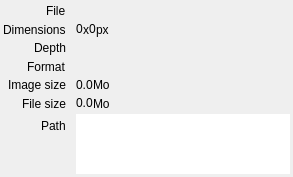
<?xml version="1.0" encoding="UTF-8"?>
<ui version="4.0">
 <class>VideoPage</class>
 <widget class="QWidget" name="VideoPage">
  <property name="geometry">
   <rect>
    <x>0</x>
    <y>0</y>
    <width>293</width>
    <height>177</height>
   </rect>
  </property>
  <property name="maximumSize">
   <size>
    <width>16777215</width>
    <height>16777215</height>
   </size>
  </property>
  <property name="windowTitle">
   <string>Form</string>
  </property>
  <property name="layoutDirection">
   <enum>Qt::LeftToRight</enum>
  </property>
  <layout class="QFormLayout" name="formLayout">
   <property name="fieldGrowthPolicy">
    <enum>QFormLayout::AllNonFixedFieldsGrow</enum>
   </property>
   <property name="labelAlignment">
    <set>Qt::AlignRight|Qt::AlignTrailing|Qt::AlignVCenter</set>
   </property>
   <property name="horizontalSpacing">
    <number>10</number>
   </property>
   <property name="verticalSpacing">
    <number>3</number>
   </property>
   <property name="margin">
    <number>3</number>
   </property>
   <item row="0" column="0">
    <widget class="QLabel" name="fileDescriptionlabel">
     <property name="layoutDirection">
      <enum>Qt::LeftToRight</enum>
     </property>
     <property name="text">
      <string>File</string>
     </property>
     <property name="textInteractionFlags">
      <set>Qt::NoTextInteraction</set>
     </property>
    </widget>
   </item>
   <item row="0" column="1">
    <widget class="QLabel" name="fileLabel">
     <property name="text">
      <string/>
     </property>
     <property name="textInteractionFlags">
      <set>Qt::TextSelectableByKeyboard|Qt::TextSelectableByMouse</set>
     </property>
    </widget>
   </item>
   <item row="1" column="0">
    <widget class="QLabel" name="dimensionDescriptionLabel">
     <property name="layoutDirection">
      <enum>Qt::LeftToRight</enum>
     </property>
     <property name="text">
      <string>Dimensions</string>
     </property>
     <property name="textInteractionFlags">
      <set>Qt::NoTextInteraction</set>
     </property>
    </widget>
   </item>
   <item row="1" column="1">
    <layout class="QHBoxLayout" name="dimensionLayout">
     <item>
      <widget class="QLabel" name="widthLabel">
       <property name="text">
        <string>0</string>
       </property>
       <property name="textInteractionFlags">
        <set>Qt::LinksAccessibleByMouse|Qt::TextSelectableByKeyboard|Qt::TextSelectableByMouse</set>
       </property>
      </widget>
     </item>
     <item>
      <widget class="QLabel" name="xDescriptionLabel">
       <property name="text">
        <string>x</string>
       </property>
      </widget>
     </item>
     <item>
      <widget class="QLabel" name="heightLabel">
       <property name="text">
        <string>0</string>
       </property>
       <property name="textInteractionFlags">
        <set>Qt::LinksAccessibleByMouse|Qt::TextSelectableByKeyboard|Qt::TextSelectableByMouse</set>
       </property>
      </widget>
     </item>
     <item>
      <widget class="QLabel" name="pxDescriptionLabel">
       <property name="text">
        <string>px</string>
       </property>
      </widget>
     </item>
     <item>
      <spacer name="dimensionSpacer">
       <property name="orientation">
        <enum>Qt::Horizontal</enum>
       </property>
       <property name="sizeHint" stdset="0">
        <size>
         <width>40</width>
         <height>5</height>
        </size>
       </property>
      </spacer>
     </item>
    </layout>
   </item>
   <item row="2" column="0">
    <widget class="QLabel" name="depthDescriptionLabel">
     <property name="layoutDirection">
      <enum>Qt::LeftToRight</enum>
     </property>
     <property name="text">
      <string>Depth</string>
     </property>
     <property name="textInteractionFlags">
      <set>Qt::NoTextInteraction</set>
     </property>
    </widget>
   </item>
   <item row="2" column="1">
    <widget class="QLabel" name="depthLabel">
     <property name="text">
      <string/>
     </property>
     <property name="textInteractionFlags">
      <set>Qt::LinksAccessibleByMouse|Qt::TextSelectableByKeyboard|Qt::TextSelectableByMouse</set>
     </property>
    </widget>
   </item>
   <item row="3" column="0">
    <widget class="QLabel" name="formatDescriptionLabel">
     <property name="layoutDirection">
      <enum>Qt::LeftToRight</enum>
     </property>
     <property name="text">
      <string>Format</string>
     </property>
     <property name="textInteractionFlags">
      <set>Qt::NoTextInteraction</set>
     </property>
    </widget>
   </item>
   <item row="3" column="1">
    <widget class="QLabel" name="formatLabel">
     <property name="text">
      <string/>
     </property>
     <property name="textInteractionFlags">
      <set>Qt::LinksAccessibleByMouse|Qt::TextSelectableByKeyboard|Qt::TextSelectableByMouse</set>
     </property>
    </widget>
   </item>
   <item row="4" column="0">
    <widget class="QLabel" name="imageSizeDescriptionLabel">
     <property name="layoutDirection">
      <enum>Qt::LeftToRight</enum>
     </property>
     <property name="text">
      <string>Image size</string>
     </property>
     <property name="textInteractionFlags">
      <set>Qt::NoTextInteraction</set>
     </property>
    </widget>
   </item>
   <item row="4" column="1">
    <layout class="QHBoxLayout" name="imageSizeLayout">
     <item>
      <widget class="QLabel" name="imageSizeLabel">
       <property name="text">
        <string>0.0</string>
       </property>
       <property name="textInteractionFlags">
        <set>Qt::LinksAccessibleByMouse|Qt::TextSelectableByKeyboard|Qt::TextSelectableByMouse</set>
       </property>
      </widget>
     </item>
     <item>
      <widget class="QLabel" name="moDescriptionLabel">
       <property name="text">
        <string>Mo</string>
       </property>
      </widget>
     </item>
     <item>
      <spacer name="imageSizeSpacer">
       <property name="orientation">
        <enum>Qt::Horizontal</enum>
       </property>
       <property name="sizeHint" stdset="0">
        <size>
         <width>40</width>
         <height>5</height>
        </size>
       </property>
      </spacer>
     </item>
    </layout>
   </item>
   <item row="5" column="0">
    <widget class="QLabel" name="fileSizeDescriptionLabel">
     <property name="layoutDirection">
      <enum>Qt::LeftToRight</enum>
     </property>
     <property name="text">
      <string>File size</string>
     </property>
     <property name="textInteractionFlags">
      <set>Qt::NoTextInteraction</set>
     </property>
    </widget>
   </item>
   <item row="5" column="1">
    <layout class="QHBoxLayout" name="fileSizeLayout">
     <item>
      <widget class="QLabel" name="fileSizeLabel">
       <property name="text">
        <string>0.0</string>
       </property>
       <property name="textInteractionFlags">
        <set>Qt::LinksAccessibleByMouse|Qt::TextSelectableByKeyboard|Qt::TextSelectableByMouse</set>
       </property>
      </widget>
     </item>
     <item>
      <widget class="QLabel" name="mo2DescriptionLabel">
       <property name="text">
        <string>Mo</string>
       </property>
      </widget>
     </item>
     <item>
      <spacer name="fileSizeSpacer">
       <property name="orientation">
        <enum>Qt::Horizontal</enum>
       </property>
       <property name="sizeHint" stdset="0">
        <size>
         <width>40</width>
         <height>5</height>
        </size>
       </property>
      </spacer>
     </item>
    </layout>
   </item>
   <item row="6" column="0">
    <widget class="QLabel" name="pathDescriptionLabel">
     <property name="layoutDirection">
      <enum>Qt::LeftToRight</enum>
     </property>
     <property name="text">
      <string>Path</string>
     </property>
     <property name="textInteractionFlags">
      <set>Qt::NoTextInteraction</set>
     </property>
    </widget>
   </item>
   <item row="6" column="1">
    <widget class="QTextEdit" name="pathTextEdit">
     <property name="sizePolicy">
      <sizepolicy hsizetype="Expanding" vsizetype="Expanding">
       <horstretch>0</horstretch>
       <verstretch>0</verstretch>
      </sizepolicy>
     </property>
     <property name="minimumSize">
      <size>
       <width>0</width>
       <height>0</height>
      </size>
     </property>
     <property name="maximumSize">
      <size>
       <width>16777215</width>
       <height>60</height>
      </size>
     </property>
     <property name="frameShape">
      <enum>QFrame::NoFrame</enum>
     </property>
     <property name="lineWidth">
      <number>0</number>
     </property>
     <property name="verticalScrollBarPolicy">
      <enum>Qt::ScrollBarAsNeeded</enum>
     </property>
     <property name="horizontalScrollBarPolicy">
      <enum>Qt::ScrollBarAlwaysOff</enum>
     </property>
     <property name="undoRedoEnabled">
      <bool>false</bool>
     </property>
     <property name="html">
      <string notr="true">&lt;!DOCTYPE HTML PUBLIC &quot;-//W3C//DTD HTML 4.0//EN&quot; &quot;http://www.w3.org/TR/REC-html40/strict.dtd&quot;&gt;
&lt;html&gt;&lt;head&gt;&lt;meta name=&quot;qrichtext&quot; content=&quot;1&quot; /&gt;&lt;style type=&quot;text/css&quot;&gt;
p, li { white-space: pre-wrap; }
&lt;/style&gt;&lt;/head&gt;&lt;body style=&quot; font-family:'Sans Serif'; font-size:10pt; font-weight:400; font-style:normal;&quot;&gt;
&lt;p style=&quot;-qt-paragraph-type:empty; margin-top:0px; margin-bottom:0px; margin-left:0px; margin-right:0px; -qt-block-indent:0; text-indent:0px;&quot;&gt;&lt;/p&gt;&lt;/body&gt;&lt;/html&gt;</string>
     </property>
     <property name="acceptRichText">
      <bool>false</bool>
     </property>
     <property name="textInteractionFlags">
      <set>Qt::TextSelectableByKeyboard|Qt::TextSelectableByMouse</set>
     </property>
    </widget>
   </item>
  </layout>
 </widget>
 <resources/>
 <connections/>
</ui>
